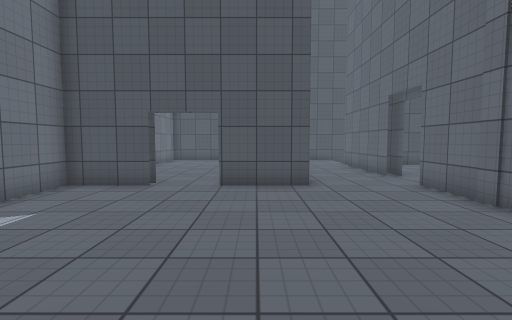
View 1 (above)

19 first-person views from a walk through a scene from a Unity 3-D project. The camera is 1.3 m above the floor, tilts 4° down and sees 85° across. The floor is counted in squares, 1 m on a side. Each view is taken from the middle of a square. On the plan, view 1 faces up. The plan holds only what a view shows up to about 13 squares ahead; the rest is blank. The player character is not drawn. Surface patterns are stand-ins for the level's own textures.

View 2
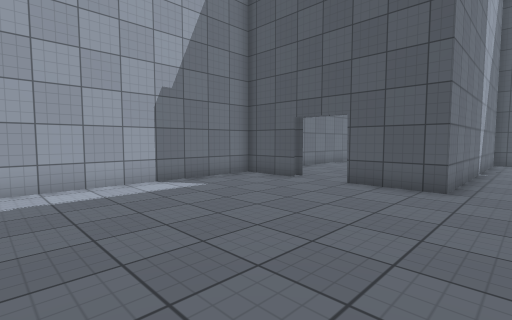

View 3
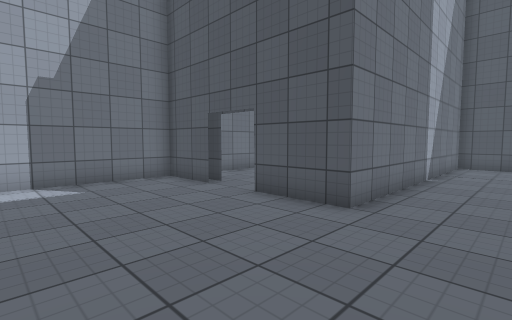

View 4
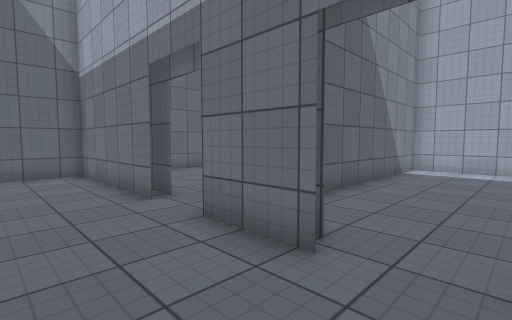

View 5
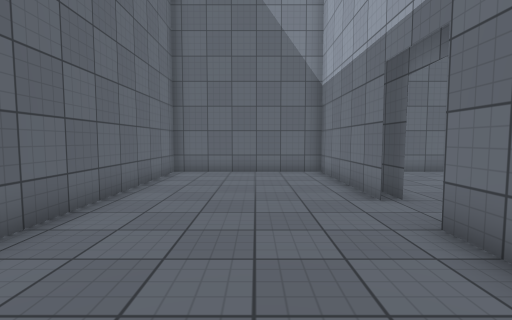

View 6
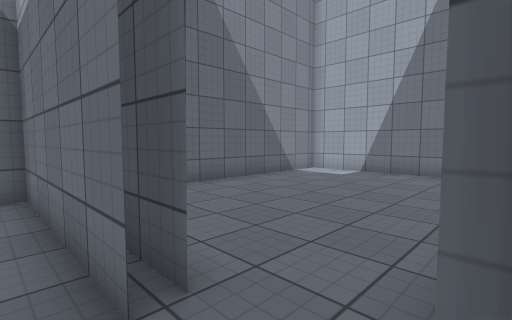

View 7
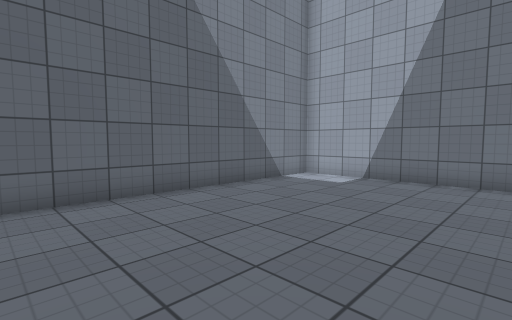

View 8
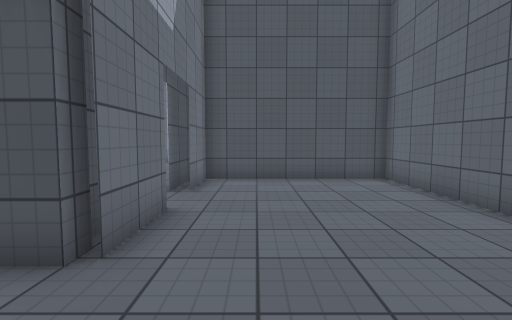

View 9
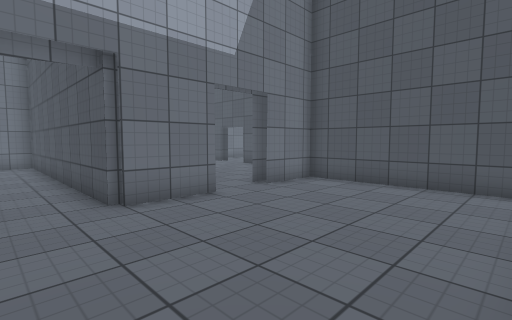

View 10
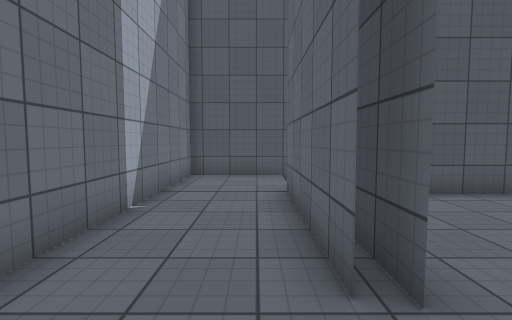

View 11
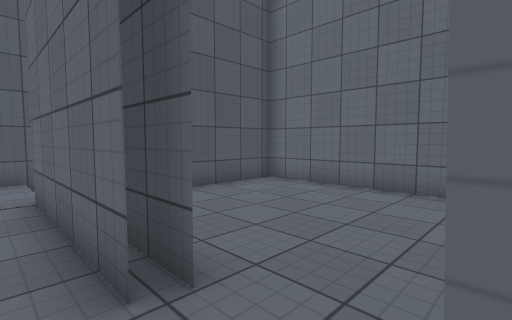

View 12
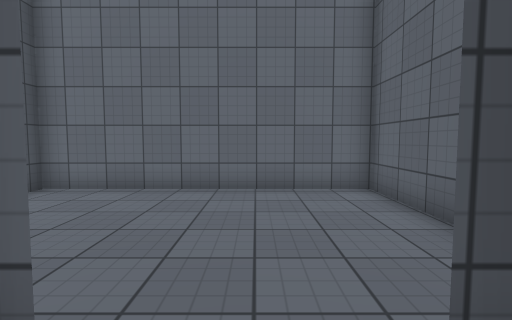

View 13
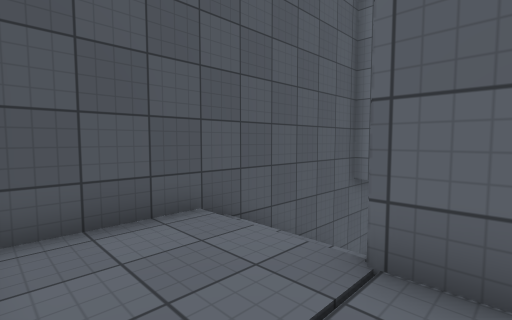

View 14
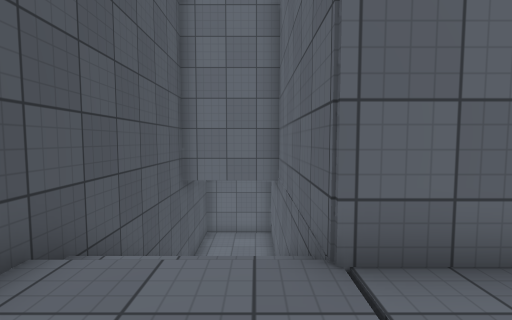

View 15
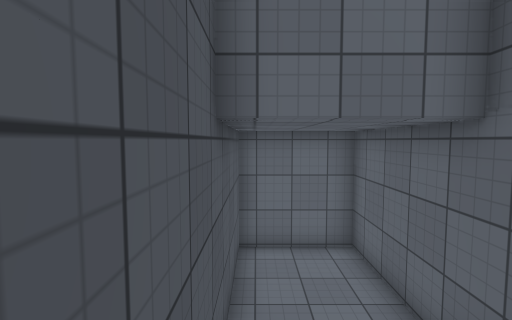

View 16
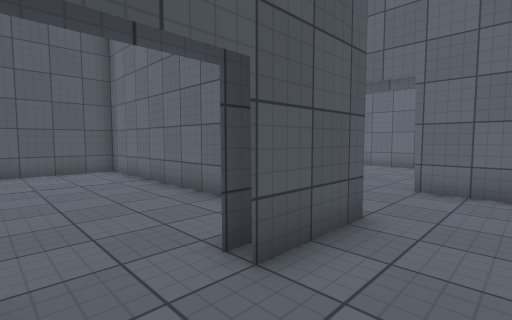

View 17
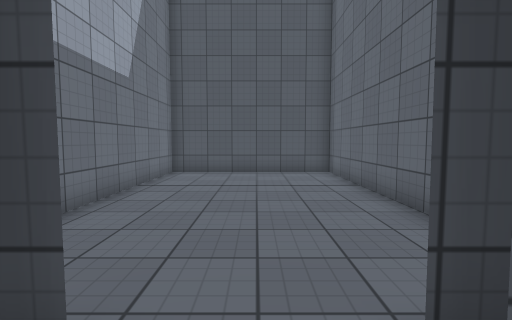

View 18
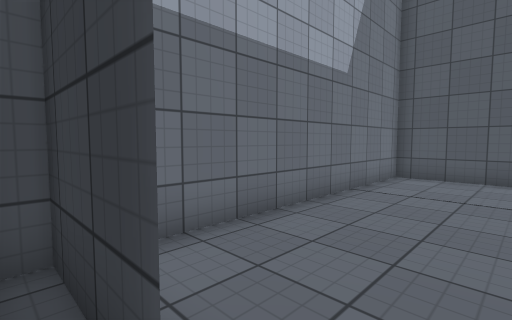

View 19
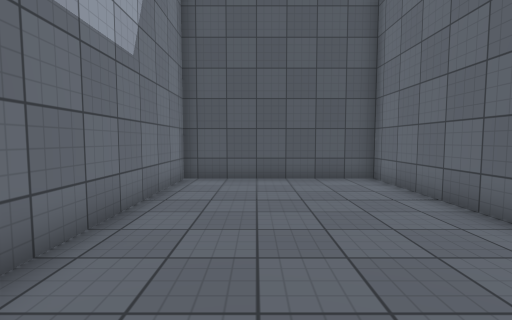

### Floor plan
Key: @ floor where view 1 was taken; # wall or solid block; . main floor; - floor 3.5 m lower than the main floor; / step, stairs or slope.
Columns run from 6 left of view 1 to 16 right of it. Each row starts with its distance up from view 1.
 19 #######################
 18 #......#...// //// ---#
 17 #......#...//      ---#
 16 #......#...//      ---#
 15 #......#...############
 14 #......#...#  ....#
 13 #......#...# .....#
 12 #......#...#......#
 11 #......#...#......#
 10 #......#...#......#
  9 #......#..........#
  8 ####.###...#......#
  7 #..........#......#
  6 #..........########
  5 #..........#......#
  4 #..........#......#
  3 #..........#......#
  2 #.................#
  1 #..........#......#
  0 #.....@....#......#
 -1 ############......#
 -2 #.................#
 -3 #..........#......#
 -4 #..........#......#
 -5 #..........#......#
 -6 #..........#......#
 -7 #..........#......#
 -8 #..........#......#
 -9 ###################

Positions as (right, up) in squares from view 1, and headings:
1: (0, 0), facing up
2: (3, 0), facing up-left
3: (4, 3), facing up-left
4: (8, 3), facing down-left
5: (8, 3), facing down
6: (6, -1), facing down-left
7: (4, -2), facing down-left
8: (7, -4), facing up
9: (11, -3), facing up-left
10: (4, 8), facing up
11: (4, 8), facing up-right
12: (4, 9), facing right
13: (2, 14), facing up-right
14: (2, 16), facing right
15: (8, 18), facing right
16: (-3, 6), facing up-right
17: (-2, 7), facing up
18: (-2, 8), facing up-left
19: (-3, 9), facing up
